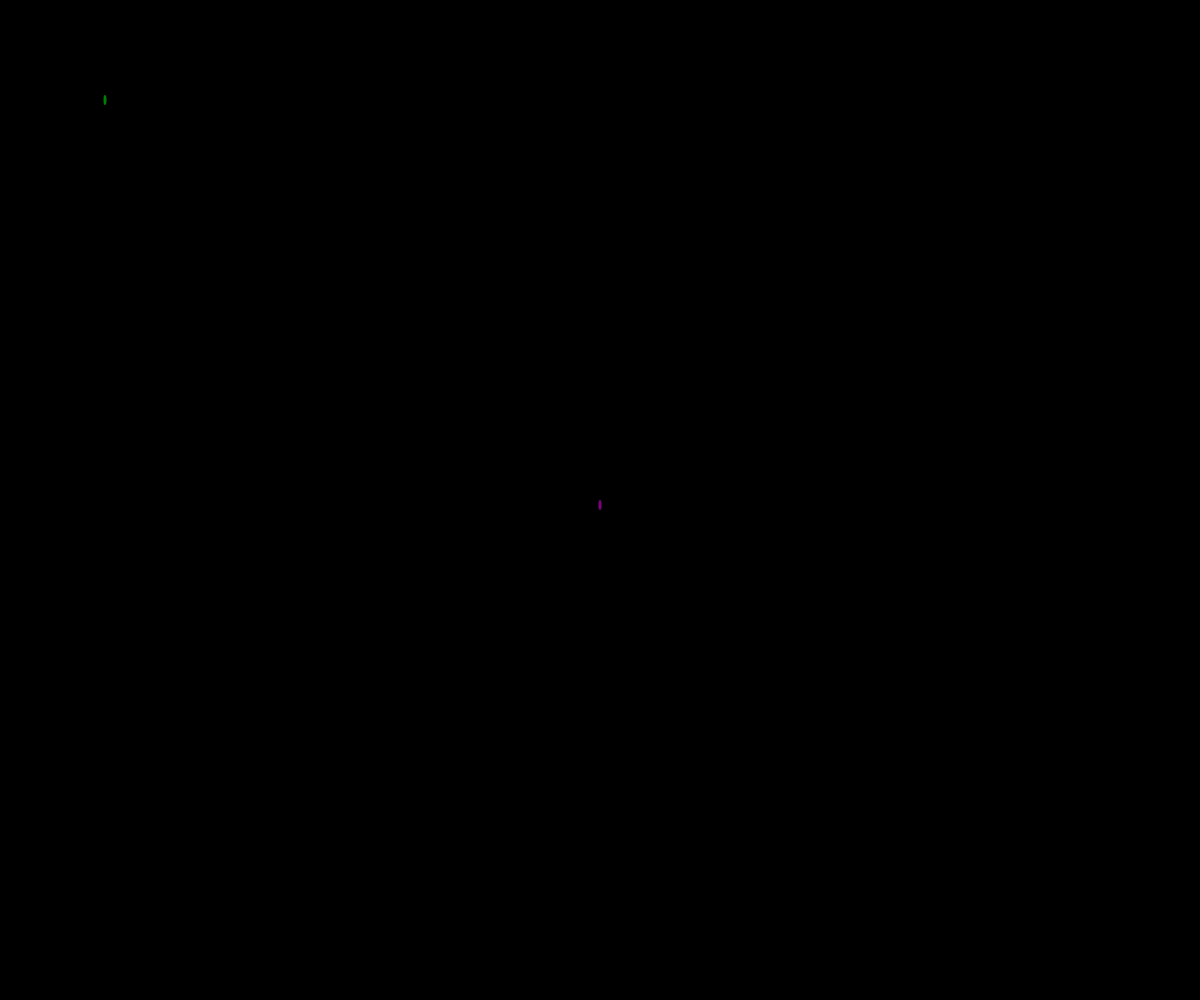
Frame 1 (no input)
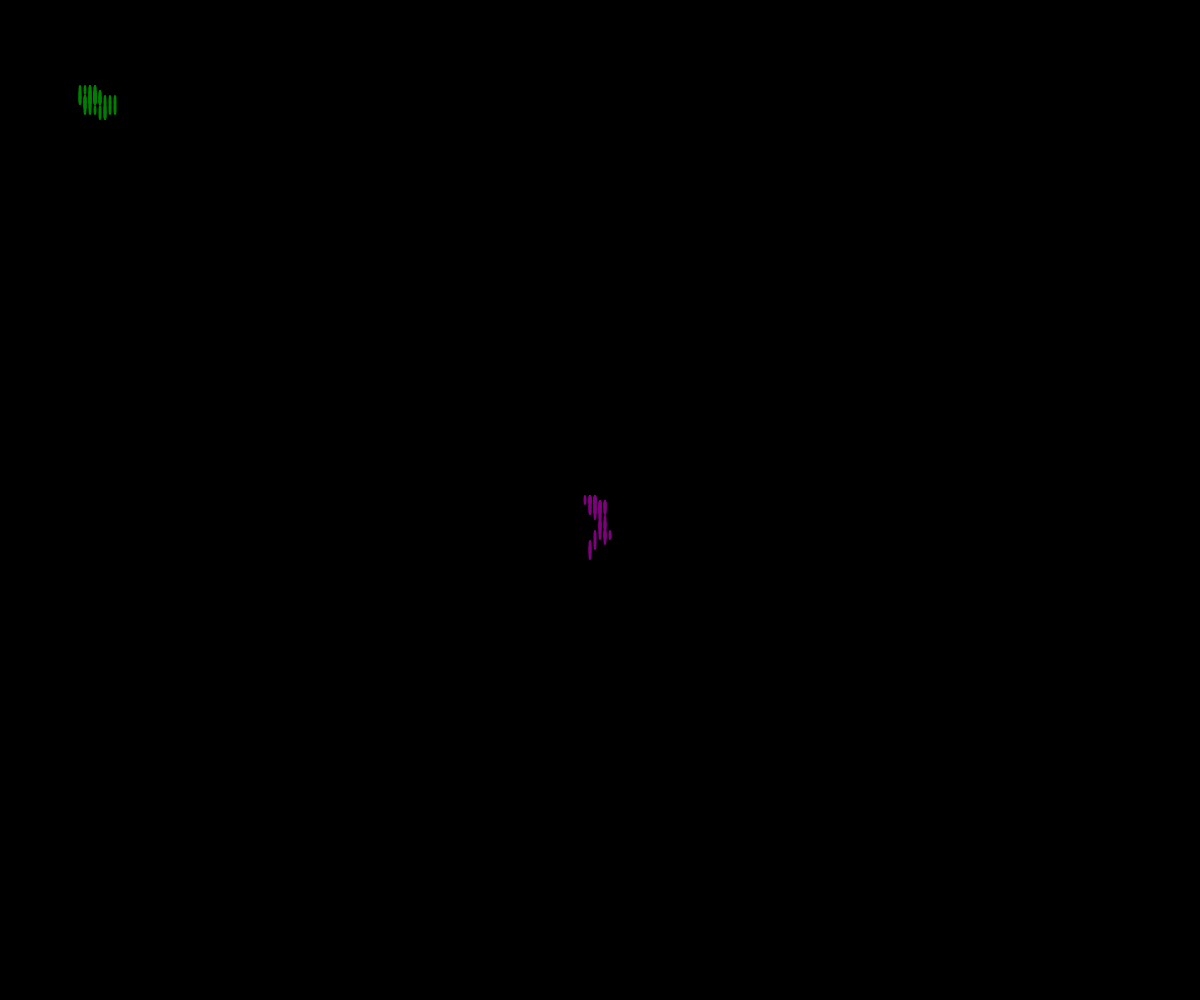
Frame 60 (no input)
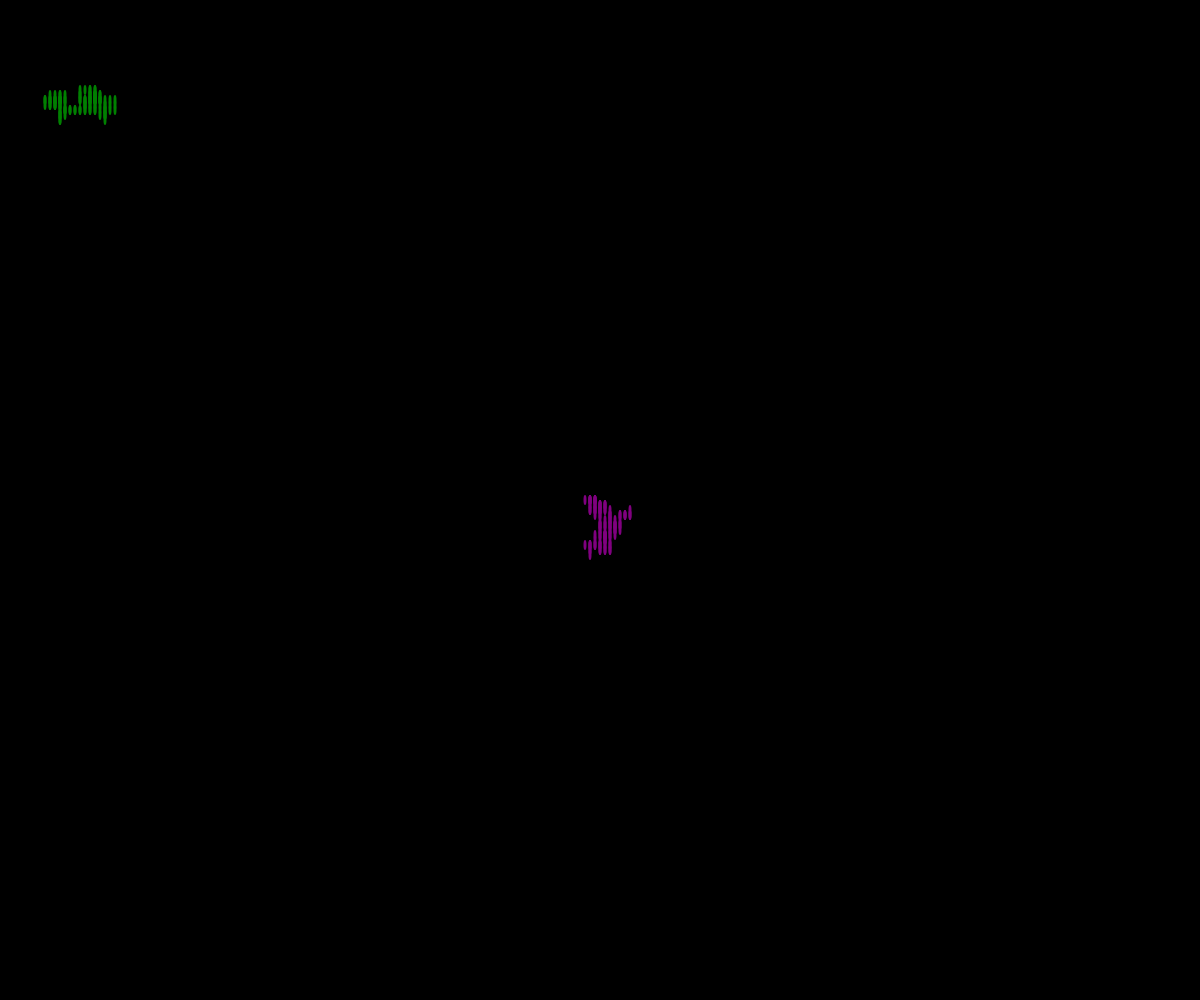
Frame 120 (the mouse pressed at the canvas centre since frame 60)

The p5.js sketch that drew these frames (run headless with seeded random() and noise() and a simulated clock; from frame 60 on, the mouse is pressed at the canvas centre):

// p5.js sketch
// ── sketch.js
// oop walker

let haight;
let dayle;

function setup() {
  createCanvas(windowWidth, windowHeight);
  haight = new Walker(width/2, height/2, "purple");
  dayle = new Walker(100, 100, "green");
  background("black");
}

function draw() {
  haight.move();
  dayle.move();
  haight.display();
  dayle.display();
}

class Walker {
  constructor(x, y, theColor) {
    this.x = x;
    this.y = y;
    this.color = theColor;
    this.speed = 5;
  }

  display() {
    noStroke();
    fill(this.color);
    ellipse(this.x, this.y, 3, 10);
  }

  move() {
    let choice = random(100);
    if (choice < 25) {
      this.x += this.speed;
    }
    else if (choice < 50) {
      this.x -= this.speed;
    }
    else if (choice < 75) {
      this.y += this.speed;
    }
    else {
      this.y -= this.speed;
    }
  }
}
